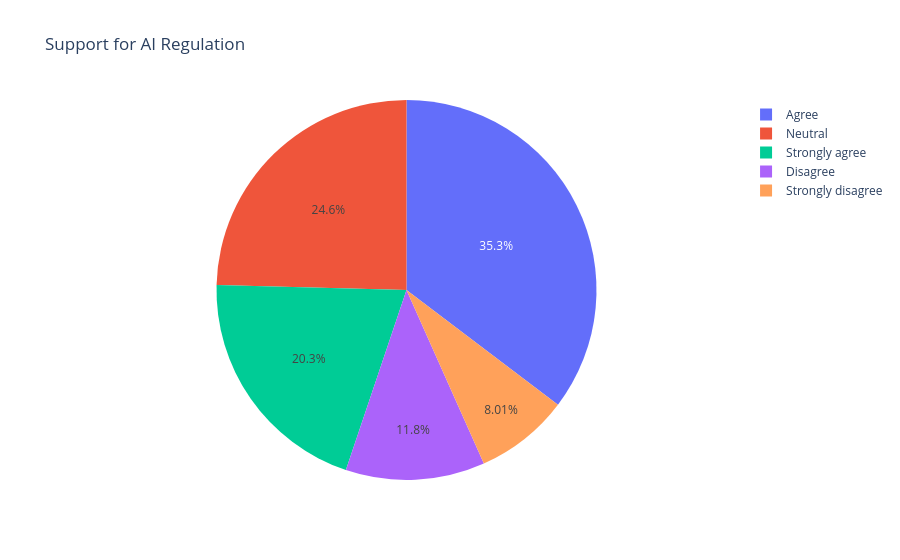

Notebook code cell kept with this figure:
### Code cell
# Support for AI Regulation — Pie Chart
fig = px.pie(
    df,
    names='supports_ai_regulation',
    title='Support for AI Regulation'
)

fig.show()

### Figure 1 — Plotly figure (JSON) as saved in the notebook; plotly's stock layout.template omitted (floating-point values rounded to 4 significant figures; data arrays with more than 128 entries replaced by an {"elided": "..."} marker saying what was removed)
{"data": [{"domain": {"x": [0, 1], "y": [0, 1]}, "hovertemplate": "supports_ai_regulation=%{label}<extra></extra>", "labels": {"elided": "12000 str values"}, "legendgroup": "", "name": "", "showlegend": true, "type": "pie"}], "layout": {"legend": {"tracegroupgap": 0}, "title": {"text": "Support for AI Regulation"}}}
